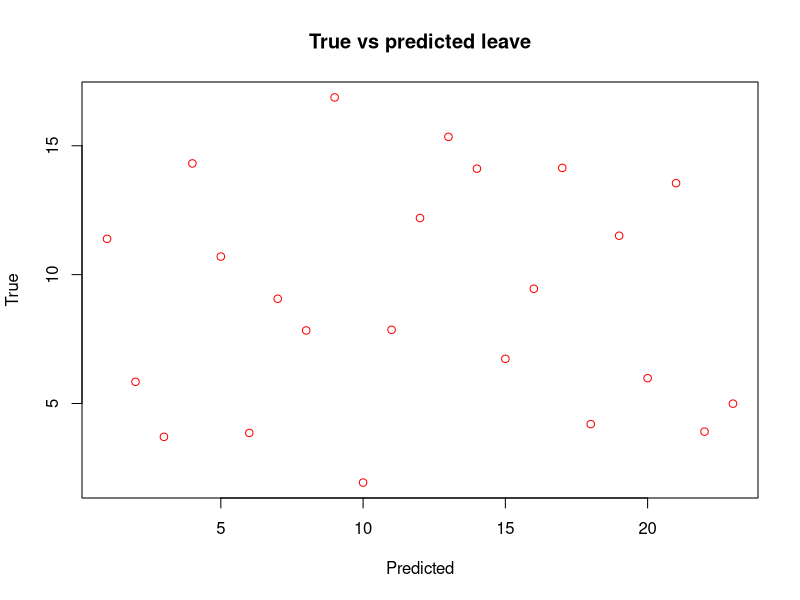
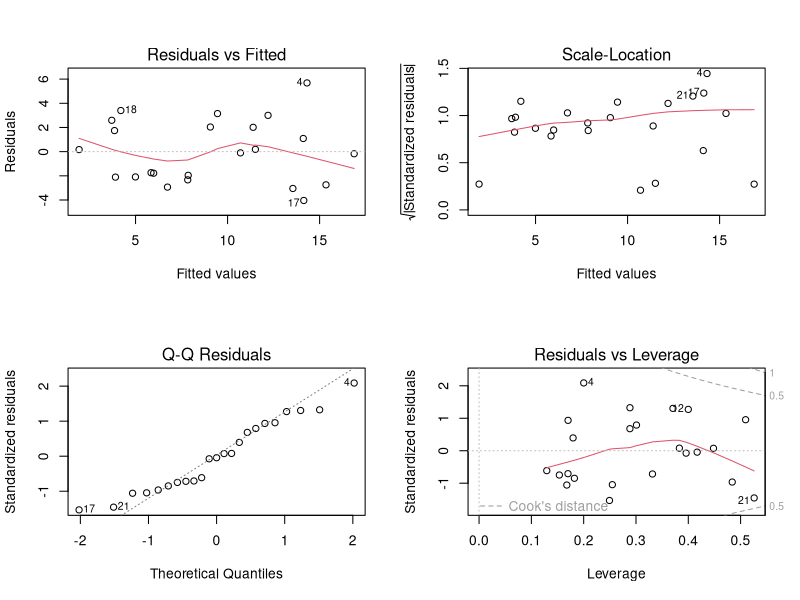

Recreate these plots in R, in order.
setwd("/home/kati/Documents/Birmingham_City_University/Lopputyo/rdata")

# So this is a regression analysis of maternity + paternity leave in all, as fully paid months

regressiondataboth = read.csv("regressiondataboth.csv", stringsAsFactors = FALSE)
regressiondataboth$allleaveasfullypaidm = regressiondataboth$totalmotherleaveasfullpaidm + regressiondataboth$dadsonlyfullypaidm

# This is multiple regression just as it is

regressionbusinessboth = lm(allleaveasfullypaidm ~ Scandinavia. + German.speaking. + English.speaking. + GenderGapScore + GDPPerCapita + Mean.age.at.first.birth.2016 + Ferility + 
                               Welfare.regime.no + SuffrageYear + 
                               + Youth.dependency.ratio.2015 + Socialist.postsocialist. , data = regressiondataboth, na.action = "na.omit")
summary(regressionbusinessboth)

# Stepwise Regression
library(MASS)
step = stepAIC(regressionbusinessboth, direction="both")

step$anova # display results 
# But actually this is what gives the real result - it suggests a final model to use. Here it is: 

finalboth = lm(allleaveasfullypaidm ~ Scandinavia. + GenderGapScore + Ferility + 
  SuffrageYear + Youth.dependency.ratio.2015 + Socialist.postsocialist., data = regressiondataboth, na.action = "na.omit")
summary(finalboth)

# Quick analysis - compared to only mothers, if fathers are also included, postsocialism lengthens leave less, whereas being a Scandinavian country
# expands it more. A high youth dependency ratio shortens leave, as does a higher Gender Gap Score. These variables explain 64% of variation between countries. 

# Predicted value of paternity leave as fully paid months in country x by the model 
predictedallleave = fitted(finalboth) # here one does not need to use scaled variables

# Plot these predicted values and the actual values - here also use the dataframe where the variables are not scaled, so the values are meaningful (months)

plot(predictedallleave, regressiondataboth$allleaveasyfullypaidm,  main = "True vs predicted leave", xlab = "Predicted", ylab = "True", col = "red")
# This is a diagnostic plot for linear regression. One can see that the trend is correct, but the predictions are quite far off from reality.

# Diagnostic plots - these are the same things as earlier but repeated unnecessarily because they look cool or something? 
layout(matrix(c(1,2,3,4),2,2)) # optional 4 graphs/page
plot(finalboth)

# Residual (true - predicted value) vs fitted (=predicted value) - it should be straight line, but it's not. So model doesn't fit very well. Independent variables not able to explain. 

# Shiny app preparation

regressiondatanumbers = regressiondataboth[-c(1,2)]
scaledregression = as.data.frame(scale(regressiondatanumbers))

scaledfinalmodel = lm(allleaveasfullypaidm ~ Scandinavia. + GenderGapScore + Ferility + 
                        SuffrageYear + Youth.dependency.ratio.2015 + Socialist.postsocialist., data = scaledregression, na.action = "na.omit")
summary(scaledfinalmodel)
coefs = (coefficients(scaledfinalmodel))
varnames = (variable.names(scaledfinalmodel))
coefdataboth = data.frame("Explanations" = varnames, "ImportanceForBothParents"= coefs)
coefdataboth$Explanations = as.character(coefdataboth$Explanations)
coefdataboth = coefdataboth [-(1),] 


# Change variable names so they make sense for visualisation in shiny app
coefdataboth$Explanations[1] = paste("Scandinavian", " country", sep = " ")
coefdataboth$Explanations[2] = paste("High"," gender", " parity", sep = " ")
coefdataboth$Explanations[3] = paste("High", " fertility", sep = " ")
coefdataboth$Explanations[4]= paste("Late", " female", " suffrage", sep = " ")
coefdataboth$Explanations[5] = paste("Many", " young", " people", " v ", " working-age", sep = " ")
coefdataboth$Explanations[6] = paste("Post-socialist", "country", sep = " ")

write.csv(coefdataboth,"coefdataboth.csv")

